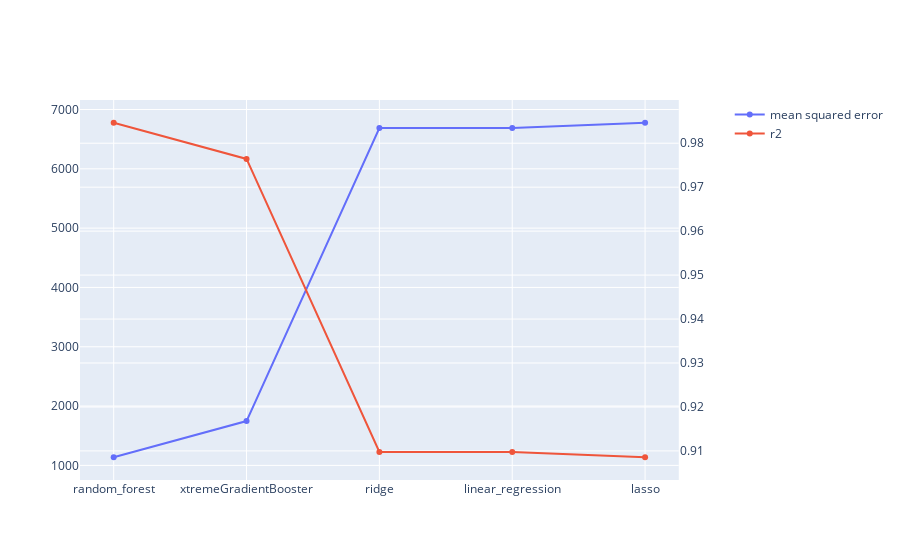

Write notebook code for a chart like this one.
### Code cell
fig = make_subplots(specs=[[{"secondary_y": True}]])
fig.add_trace(go.Scatter( x = df_evaluation.index, y =df_evaluation['mean_squared_error'], name = 'mean squared error'))
fig.add_trace(go.Scatter( x = df_evaluation.index, y =df_evaluation['r2'], name = 'r2'), secondary_y = True)

### Figure 1 — Plotly figure (JSON) as saved in the notebook; plotly's stock layout.template omitted (floating-point values rounded to 4 significant figures)
{"data": [{"name": "mean squared error", "type": "scatter", "x": ["random_forest", "xtremeGradientBooster", "ridge", "linear_regression", "lasso"], "y": [1137.0, 1747.0, 6688.0, 6688.0, 6777.0]}, {"name": "r2", "type": "scatter", "x": ["random_forest", "xtremeGradientBooster", "ridge", "linear_regression", "lasso"], "xaxis": "x", "y": [0.9847, 0.9764, 0.9098, 0.9098, 0.9086], "yaxis": "y2"}], "layout": {"xaxis": {"anchor": "y", "domain": [0, 0.94]}, "yaxis": {"anchor": "x", "domain": [0, 1]}, "yaxis2": {"anchor": "x", "overlaying": "y", "side": "right"}}}
